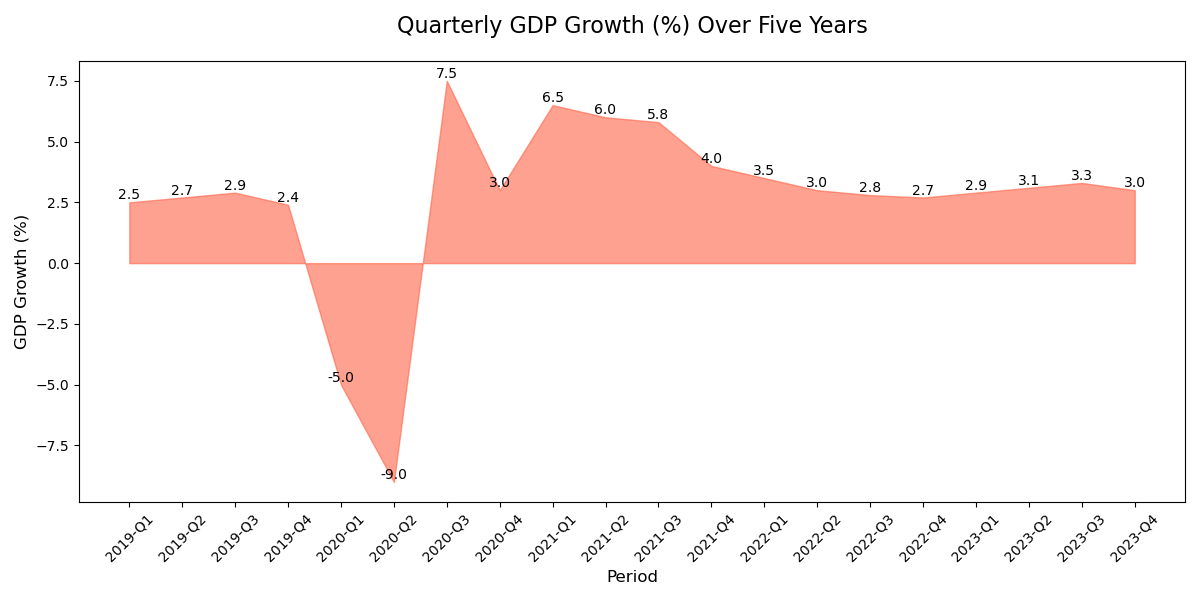

Python code for this plot:

import matplotlib.pyplot as plt
import pandas as pd

data = {
    'Year': [2019, 2019, 2019, 2019, 2020, 2020, 2020, 2020, 2021, 2021, 2021, 2021, 2022, 2022, 2022, 2022, 2023, 2023, 2023, 2023],
    'Quarter': ['Q1', 'Q2', 'Q3', 'Q4', 'Q1', 'Q2', 'Q3', 'Q4', 'Q1', 'Q2', 'Q3', 'Q4', 'Q1', 'Q2', 'Q3', 'Q4', 'Q1', 'Q2', 'Q3', 'Q4'],
    'GDP Growth (%)': [2.5, 2.7, 2.9, 2.4, -5.0, -9.0, 7.5, 3.0, 6.5, 6.0, 5.8, 4.0, 3.5, 3.0, 2.8, 2.7, 2.9, 3.1, 3.3, 3.0]
}

df = pd.DataFrame(data)
df['Period'] = df['Year'].astype(str) + '-' + df['Quarter']

plt.figure(figsize=(12, 6))
plt.fill_between(df['Period'], df['GDP Growth (%)'], color='#FF6347', alpha=0.6)

for i in range(len(df)):
    plt.text(i, df['GDP Growth (%)'][i], str(df['GDP Growth (%)'][i]), ha='center', va='bottom')

plt.title('Quarterly GDP Growth (%) Over Five Years', fontsize=16, pad=20)
plt.xlabel('Period', fontsize=12)
plt.ylabel('GDP Growth (%)', fontsize=12)
plt.xticks(rotation=45)
plt.tight_layout()

plt.savefig('GDP_Growth_Area_Chart.png')
plt.show()
